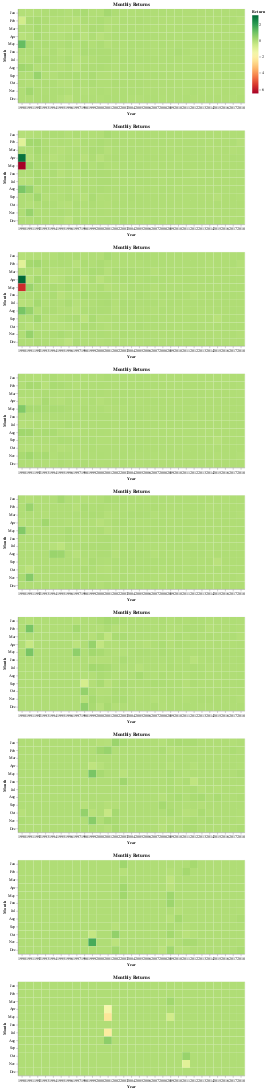

The notebook cell this image was saved under:
### Code cell
monthly_returns_heatmap(balances[0]) & monthly_returns_heatmap(balances[1]) & monthly_returns_heatmap(balances[2]) & monthly_returns_heatmap(balances[3]) & monthly_returns_heatmap(balances[4]) & monthly_returns_heatmap(balances[5]) & monthly_returns_heatmap(balances[6]) & monthly_returns_heatmap(balances[7]) & monthly_returns_heatmap(balances[8])

### Figure 1 — Vega-Lite specification as saved in the notebook (floating-point values rounded to 4 significant figures; data arrays with more than 128 entries replaced by an {"elided": "..."} marker saying what was removed)
{"config": {"view": {"continuousWidth": 400, "continuousHeight": 300}}, "vconcat": [{"data": {"name": "data-03b66da67a04f1cda7e6a9b654d03465"}, "mark": "rect", "encoding": {"color": {"type": "quantitative", "aggregate": "mean", "field": "capital", "scale": {"scheme": "redyellowgreen"}, "title": "Return"}, "tooltip": {"type": "quantitative", "aggregate": "mean", "field": "capital", "format": ".2f"}, "x": {"type": "ordinal", "field": "date", "timeUnit": "year", "title": "Year"}, "y": {"type": "ordinal", "field": "date", "timeUnit": "month", "title": "Month"}}, "title": "Monthly Returns"}, {"data": {"name": "data-de1823f94307e659b2ecb39b74d3c55f"}, "mark": "rect", "encoding": {"color": {"type": "quantitative", "aggregate": "mean", "field": "capital", "scale": {"scheme": "redyellowgreen"}, "title": "Return"}, "tooltip": {"type": "quantitative", "aggregate": "mean", "field": "capital", "format": ".2f"}, "x": {"type": "ordinal", "field": "date", "timeUnit": "year", "title": "Year"}, "y": {"type": "ordinal", "field": "date", "timeUnit": "month", "title": "Month"}}, "title": "Monthly Returns"}, {"data": {"name": "data-689806d6061f803bffa90c20ac0c3961"}, "mark": "rect", "encoding": {"color": {"type": "quantitative", "aggregate": "mean", "field": "capital", "scale": {"scheme": "redyellowgreen"}, "title": "Return"}, "tooltip": {"type": "quantitative", "aggregate": "mean", "field": "capital", "format": ".2f"}, "x": {"type": "ordinal", "field": "date", "timeUnit": "year", "title": "Year"}, "y": {"type": "ordinal", "field": "date", "timeUnit": "month", "title": "Month"}}, "title": "Monthly Returns"}, {"data": {"name": "data-7b749f2ffd2127f7674fd3f1dc6260af"}, "mark": "rect", "encoding": {"color": {"type": "quantitative", "aggregate": "mean", "field": "capital", "scale": {"scheme": "redyellowgreen"}, "title": "Return"}, "tooltip": {"type": "quantitative", "aggregate": "mean", "field": "capital", "format": ".2f"}, "x": {"type": "ordinal", "field": "date", "timeUnit": "year", "title": "Year"}, "y": {"type": "ordinal", "field": "date", "timeUnit": "month", "title": "Month"}}, "title": "Monthly Returns"}, {"data": {"name": "data-9466ba7f5b2bd7b43def95d5deb377d4"}, "mark": "rect", "encoding": {"color": {"type": "quantitative", "aggregate": "mean", "field": "capital", "scale": {"scheme": "redyellowgreen"}, "title": "Return"}, "tooltip": {"type": "quantitative", "aggregate": "mean", "field": "capital", "format": ".2f"}, "x": {"type": "ordinal", "field": "date", "timeUnit": "year", "title": "Year"}, "y": {"type": "ordinal", "field": "date", "timeUnit": "month", "title": "Month"}}, "title": "Monthly Returns"}, {"data": {"name": "data-1087762dcbb19b94cdbe7de3e93b0f6c"}, "mark": "rect", "encoding": {"color": {"type": "quantitative", "aggregate": "mean", "field": "capital", "scale": {"scheme": "redyellowgreen"}, "title": "Return"}, "tooltip": {"type": "quantitative", "aggregate": "mean", "field": "capital", "format": ".2f"}, "x": {"type": "ordinal", "field": "date", "timeUnit": "year", "title": "Year"}, "y": {"type": "ordinal", "field": "date", "timeUnit": "month", "title": "Month"}}, "title": "Monthly Returns"}, {"data": {"name": "data-2a5ac20ee9c7a70bf38891228f693883"}, "mark": "rect", "encoding": {"color": {"type": "quantitative", "aggregate": "mean", "field": "capital", "scale": {"scheme": "redyellowgreen"}, "title": "Return"}, "tooltip": {"type": "quantitative", "aggregate": "mean", "field": "capital", "format": ".2f"}, "x": {"type": "ordinal", "field": "date", "timeUnit": "year", "title": "Year"}, "y": {"type": "ordinal", "field": "date", "timeUnit": "month", "title": "Month"}}, "title": "Monthly Returns"}, {"data": {"name": "data-298e303da6ecaf2eba11dfcf2cddd800"}, "mark": "rect", "encoding": {"color": {"type": "quantitative", "aggregate": "mean", "field": "capital", "scale": {"scheme": "redyellowgreen"}, "title": "Return"}, "tooltip": {"type": "quantitative", "aggregate": "mean", "field": "capital", "format": ".2f"}, "x": {"type": "ordinal", "field": "date", "timeUnit": "year", "title": "Year"}, "y": {"type": "ordinal", "field": "date", "timeUnit": "month", "title": "Month"}}, "title": "Monthly Returns"}, {"data": {"name": "data-a32c647759c6256467606bb3bc8d79a4"}, "mark": "rect", "encoding": {"color": {"type": "quantitative", "aggregate": "mean", "field": "capital", "scale": {"scheme": "redyellowgreen"}, "title": "Return"}, "tooltip": {"type": "quantitative", "aggregate": "mean", "field": "capital", "format": ".2f"}, "x": {"type": "ordinal", "field": "date", "timeUnit": "year", "title": "Year"}, "y": {"type": "ordinal", "field": "date", "timeUnit": "month", "title": "Month"}}, "title": "Monthly Returns"}], "$schema": "https://vega.github.io/schema/vega-lite/v4.0.0.json", "datasets": {"data-03b66da67a04f1cda7e6a9b654d03465": {"elided": "348 records"}, "data-de1823f94307e659b2ecb39b74d3c55f": {"elided": "348 records"}, "data-689806d6061f803bffa90c20ac0c3961": {"elided": "348 records"}, "data-7b749f2ffd2127f7674fd3f1dc6260af": {"elided": "348 records"}, "data-9466ba7f5b2bd7b43def95d5deb377d4": {"elided": "348 records"}, "data-1087762dcbb19b94cdbe7de3e93b0f6c": {"elided": "348 records"}, "data-2a5ac20ee9c7a70bf38891228f693883": {"elided": "348 records"}, "data-298e303da6ecaf2eba11dfcf2cddd800": {"elided": "348 records"}, "data-a32c647759c6256467606bb3bc8d79a4": {"elided": "348 records"}}}
